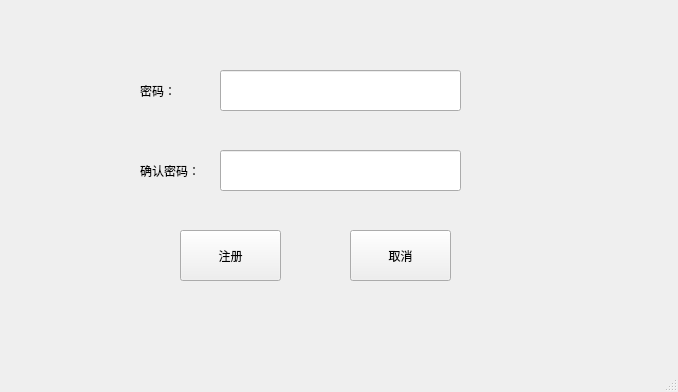
<?xml version="1.0" encoding="UTF-8"?>
<ui version="4.0">
 <class>RegisterMeow</class>
 <widget class="QMainWindow" name="RegisterMeow">
  <property name="geometry">
   <rect>
    <x>0</x>
    <y>0</y>
    <width>678</width>
    <height>392</height>
   </rect>
  </property>
  <property name="windowTitle">
   <string>MainWindow</string>
  </property>
  <widget class="QWidget" name="centralwidget">
   <widget class="QWidget" name="widget" native="true">
    <property name="geometry">
     <rect>
      <x>50</x>
      <y>20</y>
      <width>581</width>
      <height>311</height>
     </rect>
    </property>
    <widget class="QPushButton" name="pushButton">
     <property name="geometry">
      <rect>
       <x>300</x>
       <y>210</y>
       <width>101</width>
       <height>51</height>
      </rect>
     </property>
     <property name="text">
      <string>取消</string>
     </property>
    </widget>
    <widget class="QPushButton" name="pushButton_2">
     <property name="geometry">
      <rect>
       <x>130</x>
       <y>210</y>
       <width>101</width>
       <height>51</height>
      </rect>
     </property>
     <property name="text">
      <string>注册</string>
     </property>
    </widget>
    <widget class="QLineEdit" name="lineEdit">
     <property name="geometry">
      <rect>
       <x>170</x>
       <y>50</y>
       <width>241</width>
       <height>41</height>
      </rect>
     </property>
    </widget>
    <widget class="QLineEdit" name="lineEdit_2">
     <property name="geometry">
      <rect>
       <x>170</x>
       <y>130</y>
       <width>241</width>
       <height>41</height>
      </rect>
     </property>
    </widget>
    <widget class="QLabel" name="label">
     <property name="geometry">
      <rect>
       <x>90</x>
       <y>50</y>
       <width>61</width>
       <height>41</height>
      </rect>
     </property>
     <property name="text">
      <string>密码：</string>
     </property>
    </widget>
    <widget class="QLabel" name="label_2">
     <property name="geometry">
      <rect>
       <x>90</x>
       <y>130</y>
       <width>71</width>
       <height>41</height>
      </rect>
     </property>
     <property name="text">
      <string>确认密码：</string>
     </property>
    </widget>
   </widget>
  </widget>
  <widget class="QMenuBar" name="menubar">
   <property name="geometry">
    <rect>
     <x>0</x>
     <y>0</y>
     <width>678</width>
     <height>26</height>
    </rect>
   </property>
  </widget>
  <widget class="QStatusBar" name="statusbar"/>
 </widget>
 <resources/>
 <connections/>
</ui>
